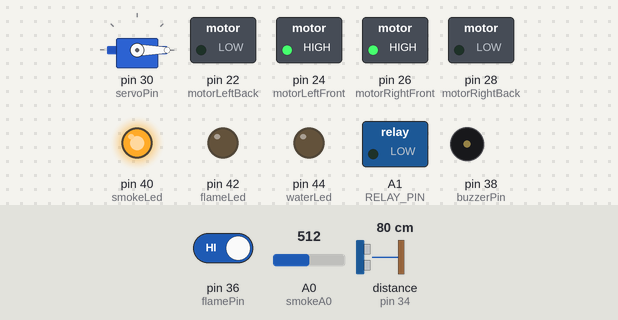
Bench run of a sketch on a simulated Arduino Mega 2560, built with avr-gcc and run on an emulated ATmega2560. On the bench: servo, switched loads named in the sketch (green lamp = pin HIGH), output pins drawn as LEDs (lit = HIGH), buzzer (waves = sounding). Wiring (inferred from the names in the program): ultrasonic range finder: trigger pin 32; echo pin 34. The test bench sets the inputs (shaded band); at power-on: distance to the obstacle (sensor on pin 34) 80 cm, A0 (smokeA0) = 512, pin 36 (flamePin) HIGH. The echo pulse lasts 58.3 µs per cm; pins used as bus, display or sensor lines are not drawn.

Above: at 1.2 s.
1.3 s: distance to the obstacle (sensor on pin 34) set to 11 cm
2.8 s: distance to the obstacle (sensor on pin 34) set to 8 cm
At 3.3 s:
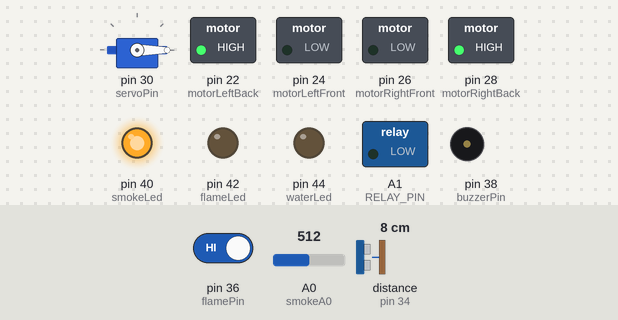
4.3 s: A0 (smokeA0) set to 312
5.8 s: A0 (smokeA0) set to 288
At 6.7 s:
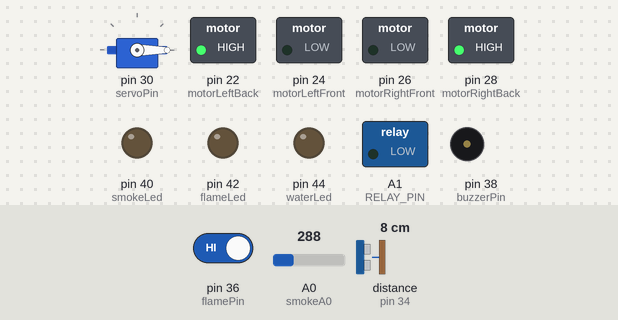
7.3 s: pin 36 (flamePin) driven LOW
At 7.8 s:
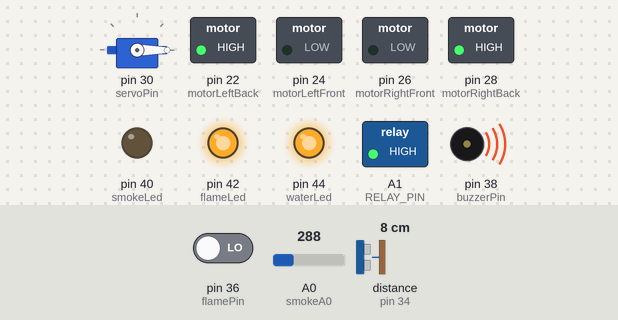
8.8 s: distance to the obstacle (sensor on pin 34) set to 18 cm
At 9.1 s:
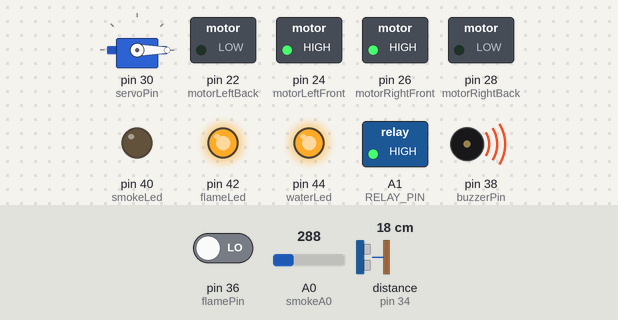
Timing chart, 0 to 11.3 s (numbered marks = the images above; inputs shaded):
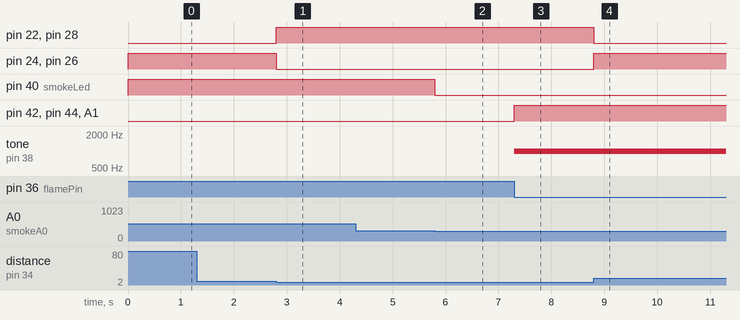

Measured:
- the behaviour switches between 10 and 9 cm on distance to the obstacle (sensor on pin 34) (found by bisection; images 0 and 1)
- the behaviour switches between 301 and 300 on A0 (smokeA0) (found by bisection; images 1 and 2)
- after the input at 1.3 s, every drawn part: stays the same
- after the input at 2.8 s, pin 22 (motorLeftBack), pin 28 (motorRightBack): LOW → HIGH at once; pin 24 (motorLeftFront), pin 26 (motorRightFront): HIGH → LOW at once
- after the input at 4.3 s, every drawn part: stays the same
- after the input at 5.8 s, pin 40 (smokeLed): HIGH → LOW at once
- after the input at 7.3 s, pin 42 (flameLed), pin 44 (waterLed), A1 (RELAY_PIN): LOW → HIGH at once; tone on pin 38 (buzzerPin): silent → 1000 Hz at once
- after the input at 8.8 s, pin 22 (motorLeftBack), pin 28 (motorRightBack): HIGH → LOW at once; pin 24 (motorLeftFront), pin 26 (motorRightFront): LOW → HIGH at once

The sketch:

Final_Project_Code.ino
```cpp
#include <Servo.h>
Servo servo;

//wheel
#define motorLeftFront 24
#define motorLeftBack 22
#define motorRightFront 26
#define motorRightBack 28

//servo motor
#define servoPin 30

//ultrasonic
#define trigPin 32
#define echoPin 34
long duration;
int distance;


//flame
int flameLed = 42;
#define flamePin 36
#define buzzerPin 38
int flameDetection;


//smoke
int smokeLed = 40;
int greenLed = 11;
int buzzer = 10;
int smokeA0 = A0;
int sensorThres = 300;

//water
int waterLed = 44;
#define waterPin 46
const int RELAY_PIN = A1;

void setup() {
  servo.attach(servoPin);
  servo.write(0);
  Serial.begin(9600);


  pinMode(motorLeftFront,OUTPUT);
  pinMode(motorLeftBack,OUTPUT);
  pinMode(motorRightFront,OUTPUT);
  pinMode(motorRightFront,OUTPUT);

  pinMode(trigPin, OUTPUT);
  pinMode(echoPin, INPUT);

  pinMode(flamePin,INPUT);
  pinMode(flameLed, OUTPUT);
  pinMode(buzzerPin,OUTPUT);

  pinMode(smokeLed, OUTPUT);
  pinMode(smokeA0, INPUT);

  pinMode(RELAY_PIN, OUTPUT);
  pinMode(waterLed, OUTPUT);
  pinMode(waterPin, INPUT);

}

void loop() {
  //ultrasonic
  digitalWrite(trigPin, LOW);
  delayMicroseconds(2);

  digitalWrite(trigPin, HIGH);
  delayMicroseconds(10);
  digitalWrite(trigPin, LOW);

  duration = pulseIn(echoPin, HIGH);
  distance = duration * 0.034 / 2;

  //Serial.print("Distance: ");
  //Serial.print(distance);
  //Serial.println(" cm");

  if(distance >8)
  {
    analogWrite(motorLeftFront,150);
    digitalWrite(motorLeftBack,LOW);

    analogWrite(motorRightFront,150);
    digitalWrite(motorRightBack,LOW);
  }
  else
  {
    digitalWrite(motorLeftFront,LOW);
    analogWrite(motorLeftBack,150);

    digitalWrite(motorRightFront,LOW);
    analogWrite(motorRightBack,150);
  }

  flameDetection=digitalRead(flamePin);
  if(flameDetection==LOW)
  {
   digitalWrite(flameLed, HIGH);
   digitalWrite(waterLed, HIGH);
   digitalWrite(RELAY_PIN, HIGH);
   //digitalWrite(waterLed, HIGH);
   tone(buzzerPin, 1000);
   delay(500);
   //servo.write(90);
  }else
  {
    digitalWrite(flameLed, LOW);
    digitalWrite(waterLed, LOW);
    digitalWrite(RELAY_PIN, LOW);
    noTone(buzzerPin);
  }

  //smoke
  int analogSensor = analogRead(smokeA0);
  if(analogSensor > sensorThres)
  {
    digitalWrite(smokeLed, HIGH);
  }
  else
  {
    digitalWrite(smokeLed, LOW);
  }
}
```
